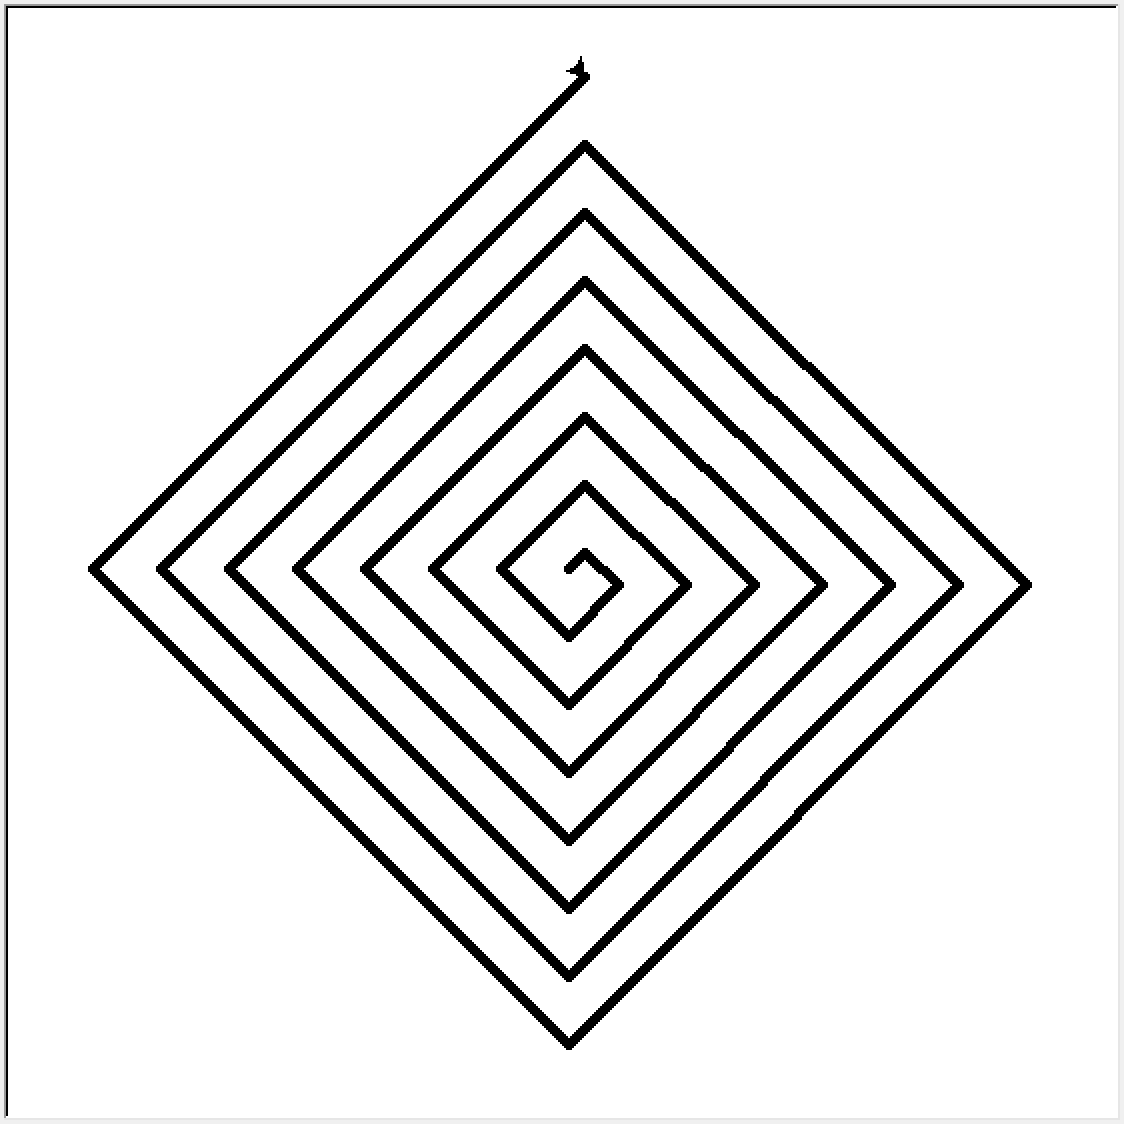

Here is the Python script that generated this plot:
"""
Author: Yuqing Huang, huan1783@purdue.edu
Assignment: 05.2 - Square Spiral
Date: 09/26/2022

Description:
    Draw a square spiral, Starting from the center with the turtle facing at 45° degrees.

Contributors:
    Name, login@purdue.edu [repeat for each]

My contributor(s) helped me:
    [ ] understand the assignment expectations without
        telling me how they will approach it.
    [ ] understand different ways to think about a solution
        without helping me plan my solution.
    [ ] think through the meaning of a specific error or
        bug present in my code without looking at my code.
    Note that if you helped somebody else with their code, you
    have to list that person as a contributor.

Academic Integrity Statement:
    I have not used source code obtained from any unauthorized
    source, either modified or unmodified; nor have I provided
    another student access to my code.  The project I am
    submitting is my own original work.
"""

"""Import additional modules below this line (starting with unit 6)."""
from turtle import *

"""Write new functions below this line (starting with unit 4)."""


def start():
    """This function initializes the window and the turtle.
    Do not modify this function or any of the properties it sets.
    """
    setup(564, 564)
    width(5)


def main():
    # forst define the initial direction and path outside the loop
    # in the loop, begin with forward and end with turn right
    # each turn add 12 pixels into length
    setheading(45);
    length = 12
    for _ in range(29):
        forward(length);
        right(90);
        length += 12;




"""Do not change anything below this line."""
if __name__ == "__main__":
    start()
    main()
    done()
